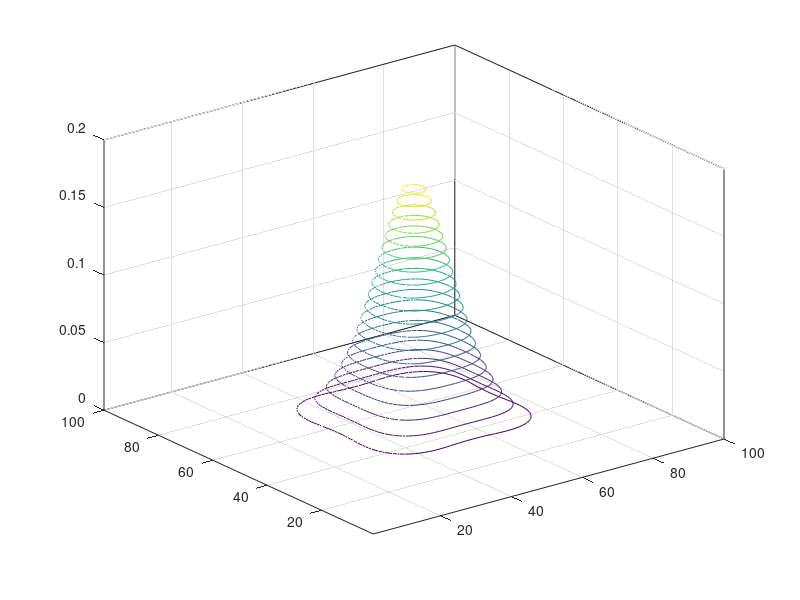

The MATLAB source for this figure:
clear all; close all;
phi = @(x,z,rho) 1./(2 * pi * sqrt(1 - rho.^2)) .* ...
    exp(-(x.^2 - 2*rho*x.*z + z.^2)./(2*(1 - rho.^2)));
mixture = @(x,z,pi,rho1,rho2) pi * phi(x,z,rho1) + (1-pi)*phi(x,z,rho2);

[x,z] = meshgrid(linspace(-5,5,100),...
    linspace(-5,5,100));

dist = mixture(x,z,1/2,1/2,-1/2);

figure, contour3(dist,20);
box on;